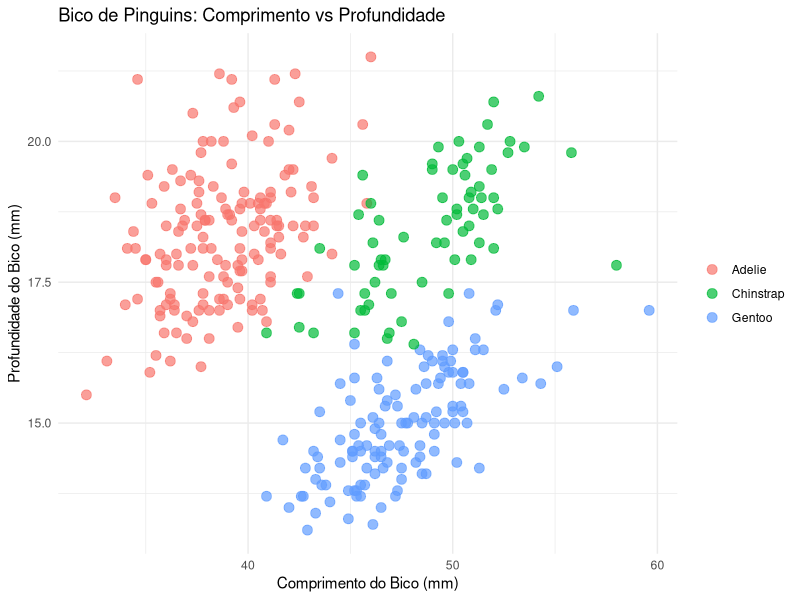
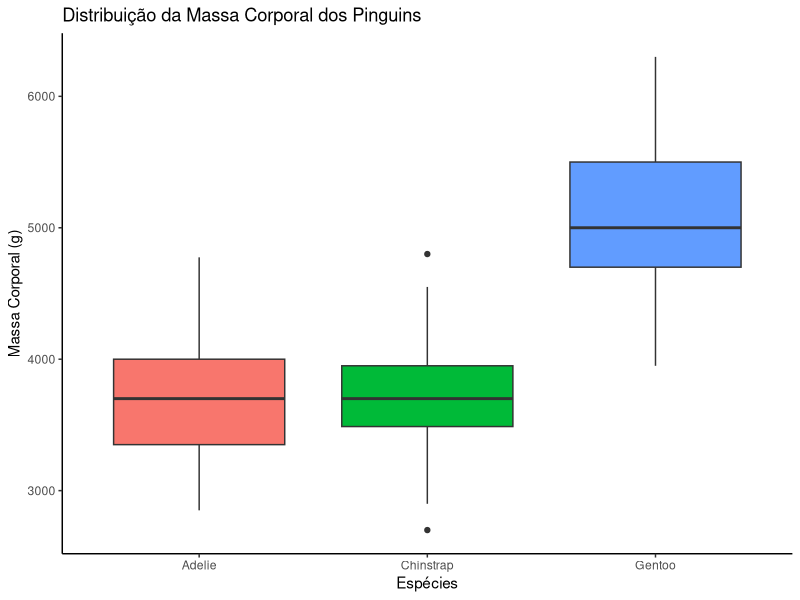
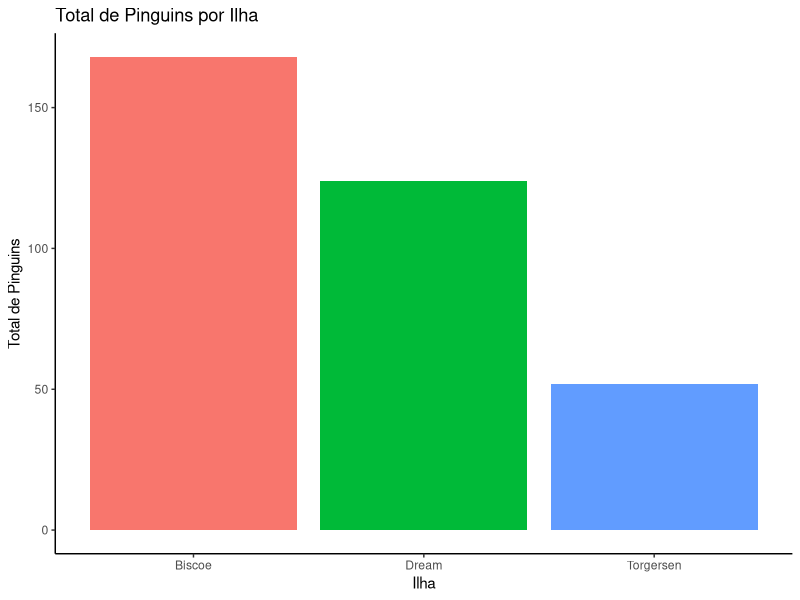

Write the R code that produced these figures, in order.

# Instalação e Carregamento dos Pacotes -----------------------------------

install.packages("ggplot2")
install.packages("palmerpenguins")

library(ggplot2)
library(dplyr)

# Conhecendo os Dados -----------------------------------------------------

View(penguins)
?penguins

# Visualização de Dados com ggplot2 ---------------------------------------

# 1. Gráfico de Dispersão

ggplot(penguins, aes(x = bill_len, y = bill_dep, color = species)) +
  geom_point(size = 3, alpha = 0.7) +
  labs(
    title = "Bico de Pinguins: Comprimento vs Profundidade",
    x = "Comprimento do Bico (mm)",
    y = "Profundidade do Bico (mm)",
    color = NULL
  ) +
  theme_minimal()

# - ggplot(): define os dados e os eixos (x = comprimento do bico, y = profundidade)
# - aes(): mapeia as variáveis e colore os pontos por espécie
# - geom_point(): adiciona os pontos (tamanho 3 e leve transparência 0.7)
# - labs(): define título e nomes dos eixos (remove título da legenda)
# - theme_minimal(): aplica um tema visual mais limpo ao gráfico

# 2. Gráfico Boxplot

ggplot(penguins, aes( x = species, y = body_mass, fill = species)) +
  geom_boxplot() +
  labs(
    title = "Distribuição da Massa Corporal dos Pinguins",
    x = "Espécies",
    y = "Massa Corporal (g)",
  ) +
  guides(fill = FALSE) +
  theme_classic()

# - ggplot(): define os dados e os eixos (x = espécies, y = massa corporal)
# - aes(): mapeia as variáveis e colore as caixas por espécie
# - geom_boxplot(): cria o gráfico de caixa (mostra mediana, quartis e outliers)
# - labs(): define título e nomes dos eixos
# - guides(fill = FALSE): remove a legenda de cores
# - theme_classic(): aplica um tema visual mais simples e clássico

# Desafio -----------------------------------------------------------------

# Você foi contratado como cientista de dados para apresentar insights visuais sobre os 
# pinguins. Você deve criar um gráfico de barras que mostre o total de pinguins 
# registrados em cada ilha.

# Seu desafio é:

# - Agrupar os dados por ilha.
# - Calcular o total de pinguins para cada ilha.
# - Gerar um gráfico de barras utilizando esses dados.

# Dica: Utilize geom_col() para criar o gráfico de barras.

pinguins_ilhas <- penguins %>% 
  group_by(island) %>% 
  summarise(total_pinguins = n())

ggplot(pinguins_ilhas, aes(x = island, y = total_pinguins,fill = island)) +
  geom_col() +
  labs(
    title = "Total de Pinguins por Ilha",
    x = "Ilha",
    y = "Total de Pinguins"
  ) +
  guides(fill = FALSE) +
  theme_classic()
